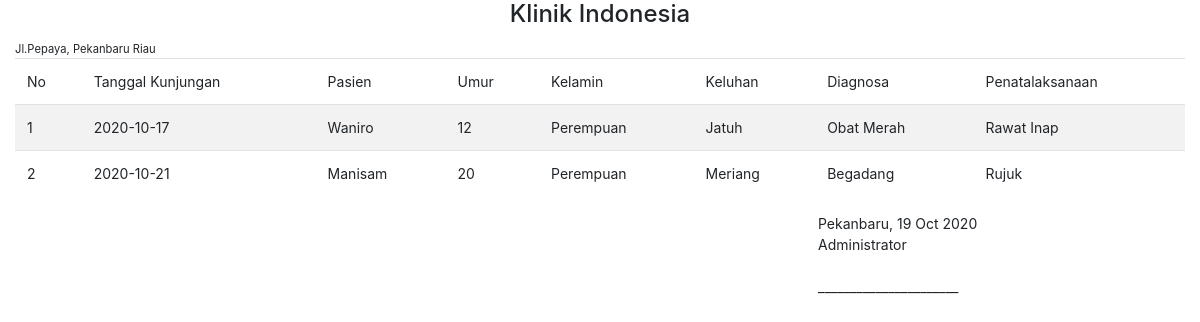
The app's page /index.php/admin/kunjungan/laporan with its own data.
### tables this page shows
CREATE TABLE `berobat` (
  `id_berobat` int(11) NOT NULL,
  `id_pasien` int(11) NOT NULL,
  `id_dokter` int(11) NOT NULL,
  `tgl_berobat` date NOT NULL,
  `keluhan` text NOT NULL,
  `diagnosa` varchar(100) NOT NULL,
  `penatalaksaan` enum('Rawat Jalan','Rawat Inap','Rujuk','Lainnya') NOT NULL
);

CREATE TABLE `pasien` (
  `id_pasien` int(11) NOT NULL,
  `nama_pasien` varchar(50) NOT NULL,
  `jk_pasien` enum('L','P') NOT NULL,
  `umur_pasien` int(11) NOT NULL
);

### application/controllers/admin/Kunjungan.php (called while the page is built, shortened)
<?php
class Kunjungan extends CI_Controller {
	public function __construct()
	{
		$this->load->model('Kunjungan_m');
		$this->load->model('Dokter_m');
		$this->load->model('Pasien_m');
		$this->load->model('Obat_m');
		$this->load->library('form_validation');
	}
	public function laporan()
	{
		$data['title'] = 'Laporan Kunjungan/Berobat';
		$data['kunjungan'] = $this->Kunjungan_m->get_join('berobat')->result_array();
		$this->load->view('layout/header', $data);
		$this->load->view('admin/laporan/laporan_kunjungan');
		$this->load->view('layout/footer');
	}
}

### index.php (called while the page is built, shortened)
<?php
require_once BASEPATH.'core/CodeIgniter.php';

### application/models/Kunjungan_m.php (called while the page is built, shortened)
<?php
class Kunjungan_m extends CI_Model {
	public function get_join($table)
	{
		$this->db->join("dokter", "dokter.id_dokter = $table.id_dokter");
		$this->db->join("pasien", "pasien.id_pasien = $table.id_pasien");
		return $this->db->get($table);
	}
}

### application/views/admin/laporan/laporan_kunjungan.php (the view, shortened to what this page needs)
<div class="container-fluid">
	<h4 class="text-center">Klinik Indonesia</h4>
	<small class="text-center">Jl.Pepaya, Pekanbaru Riau</small>
	<div class="row">
		<div class="col-md">
			<table class="table table-striped">
        <thead>
          <tr>
            <td>No</td>
            <td>Tanggal Kunjungan</td>
            <td>Pasien</td>
            <td>Umur</td>
            <td>Kelamin</td>
            <td>Keluhan</td>
            <td>Diagnosa</td>
            <td>Penatalaksanaan</td>
          </tr>
        </thead>
        <tbody>
          <?php $no = 1; foreach($kunjungan as $u) : ?>
            <tr>
              <td><?= $no++; ?></td>
              <td><?= $u['tgl_berobat']; ?></td>
              <td><?= $u['nama_pasien']; ?></td>
              <td><?= $u['umur_pasien']; ?></td>
              <td><?= $u['jk_pasien'] == 'L' ? 'Laki-Laki' : 'Perempuan'; ?></td>
              <td><?= $u['keluhan']; ?></td>
              <td><?= $u['diagnosa']; ?></td>
              <td><?= $u['penatalaksaan']; ?></td>
            </tr>
          <?php endforeach; ?>
        </tbody>
      </table>
		</div>
	</div>
	<div class="row">
		<div class="col-md-4 offset-md-8">
			<table>
				<tr>
					<td></td>
					<td>
						<?php $tgl = date_create(date('d-m-Y')); ?>
						<p>Pekanbaru, <?= date_format($tgl, 'd M Y'); ?>
							<br>
							Administrator <br><br>
							______________________
						</p>
					</td>
				</tr>
			</table>
		</div>
	</div>
</div>

### application/views/layout/header.php (shortened to what this page needs)
<!doctype html>
<html lang="en">
  <head>
<link href="<?= base_url('/assets/'); ?>css/bootstrap.min.css" rel="stylesheet">
<link href="<?= base_url('/assets/'); ?>css/dashboard.css" rel="stylesheet">
<link href="<?= base_url('/assets/'); ?>vendor/fontawesome-free/css/all.min.css" rel="stylesheet">
    <link href="dashboard.css" rel="stylesheet">
  </head>
  <body>

### application/views/layout/footer.php (shortened to what this page needs)
</body>
</html>

### assets/css/dashboard.css (style rules this page uses)
body { font-size: .875rem; }

### records on screen
berobat: tgl_berobat "2020-10-17", id_pasien.nama_pasien "Waniro", id_pasien.umur_pasien "12", keluhan "Jatuh", diagnosa "Obat Merah", penatalaksaan "Rawat Inap"
berobat: tgl_berobat "2020-10-21", id_pasien.nama_pasien "Manisam", id_pasien.umur_pasien "20", keluhan "Meriang", diagnosa "Begadang", penatalaksaan "Rujuk"

### other values on screen
date_format($tgl, 'd M Y') "19 Oct 2020"
